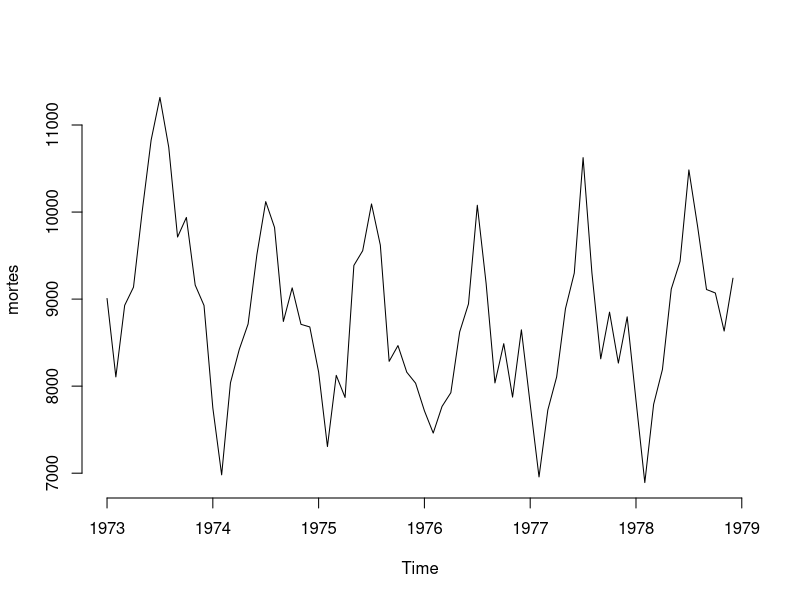
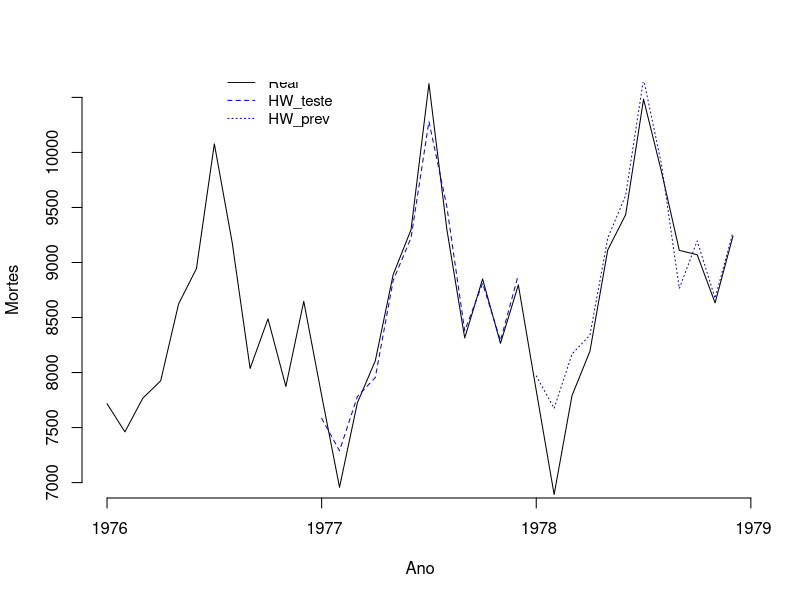
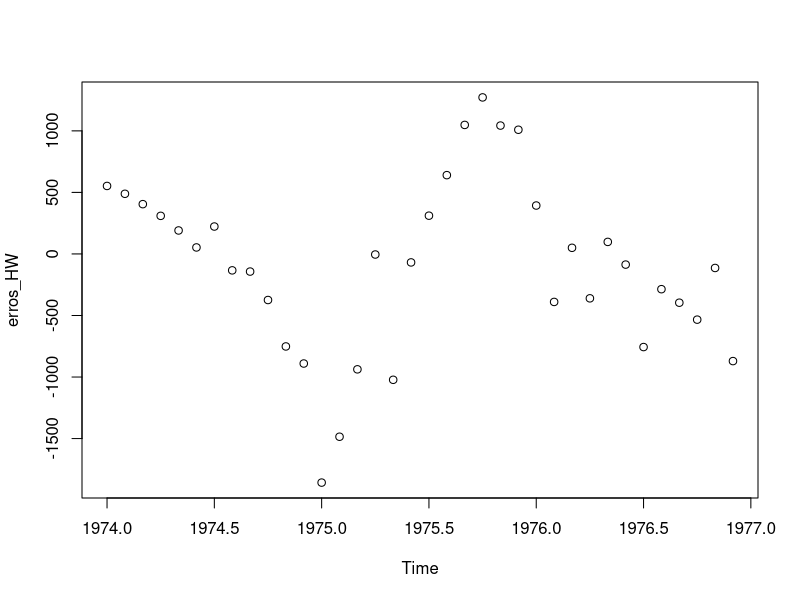
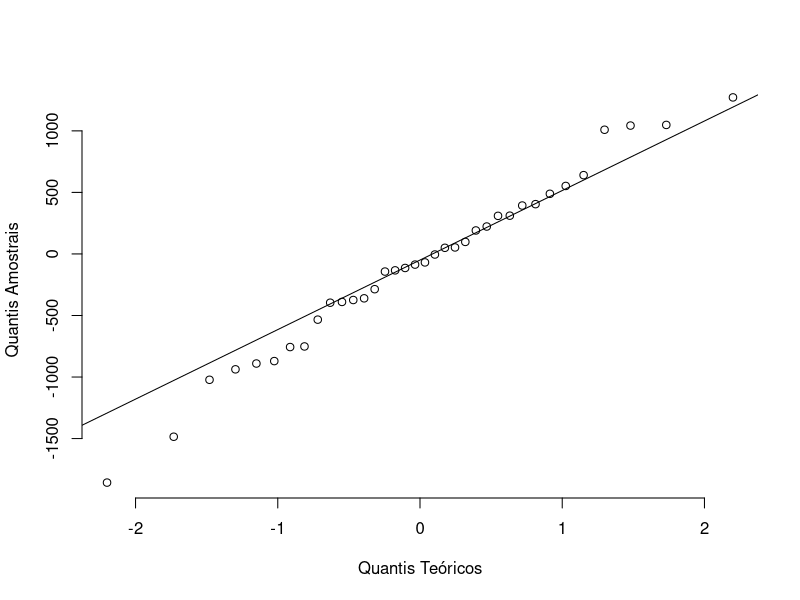
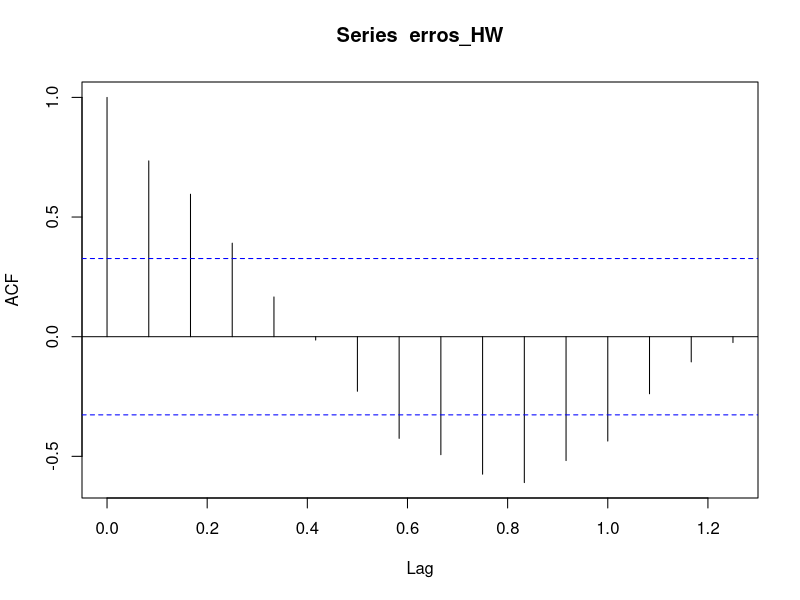
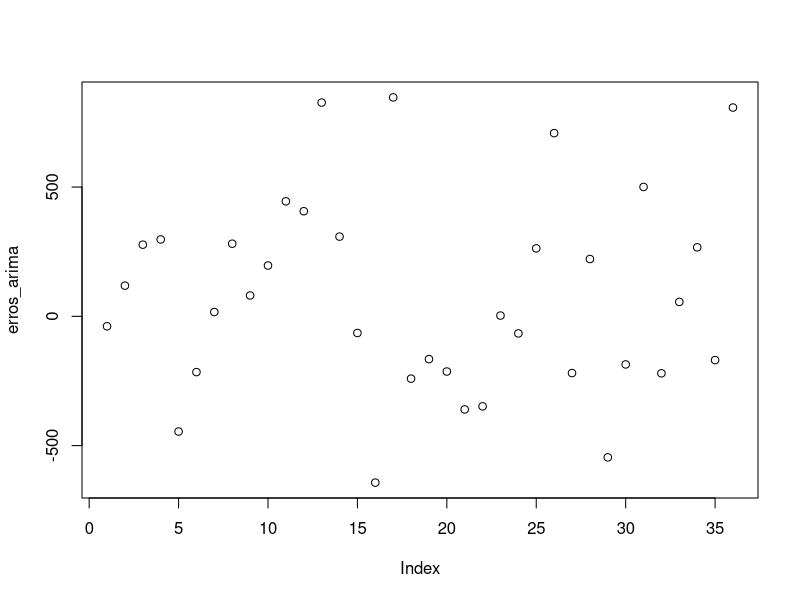
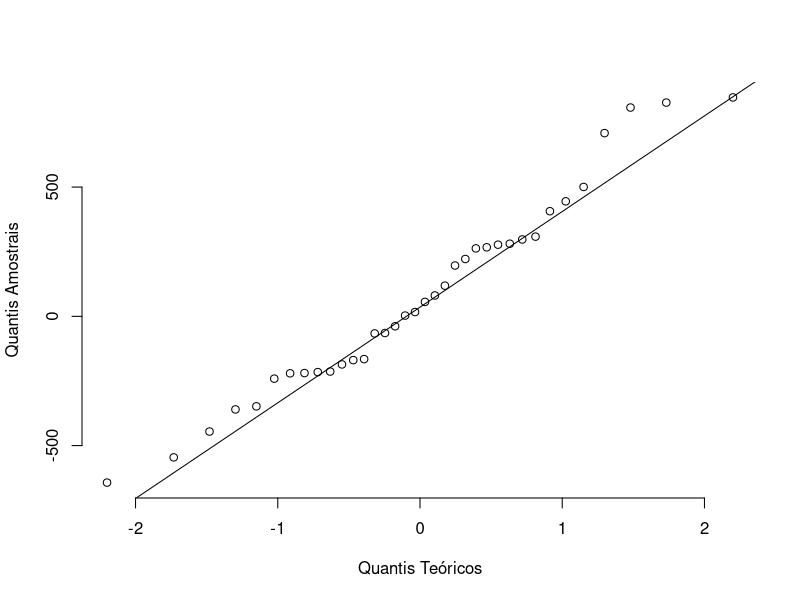
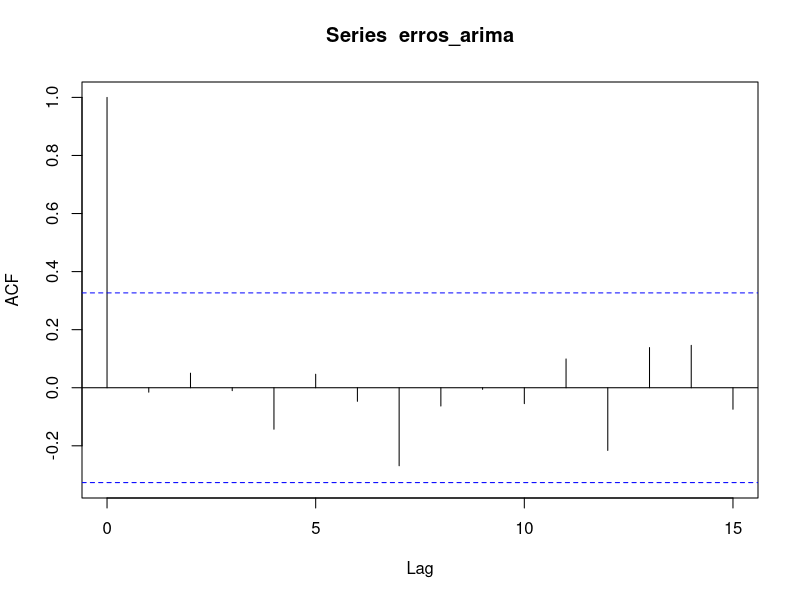

Write the R code that produced these figures, in order.
library(datasets)
library(forecast)
#library(stats)
#library(pastecs)

mortes <- datasets::USAccDeaths
plot.ts(mortes, bty="n")

# Separando dados de teste

mortes_treino <- subset(mortes, end = 48)
mortes_teste <- subset(mortes, start = 49, end = 60)
mortes_prev <- subset(mortes, start = 61)


A <- 0.09
B <- 0.38
C <- 0.82
# seasonal = add

hw_cross <- HoltWinters(mortes_treino, alpha=A, beta=B, gamma=C, seasonal = "add")
EQM_HW <- sum( (predict(hw_cross, 12) - mortes_teste)^2 )/12
EQM_HW

hw_pred <- predict(hw_cross, 24)
subset(hw_pred, start = 13)

EQM_HW_prev <- sum( (subset(hw_pred, start = 13) - mortes_prev)^2 )/12
EQM_HW_prev

EAM_HW_pred <- sum( abs(subset(hw_pred, start = 13) - mortes_prev) )/12
EAM_HW_pred

EQMR_HW_prev <- sqrt(mean((subset(hw_pred, start = 13) - mortes_prev)^2/mortes_prev^2))
EQMR_HW_prev



{
  marks <- c(1976, 1977, 1978, 1979)
  plot.ts(subset(mortes, start=37), ylim=c(7000, 10500),       # Mortes_HW_add.jpeg
          bty="n", ylab = "Mortes", xlab = "Ano", xaxt="n")
  lines(subset(hw_pred, end=12), col="blue", lty=2)
  lines(subset(hw_pred, start=13), col="blue", lty=3)
  legend(x=1976.5,y=10800,cex=0.9,
         c("Real","HW_teste", "HW_prev"), lwd=1, lty=c(1,2,3), col=c("black","blue","blue"), bty="n")
  axis(1,at=marks,labels=formatC(marks, digits = 4))
}



# Intervalo de Confiança

fitted <- hw_cross$fitted[,1]  # anos de 1974 a 1976 (primeiro ano nao ajusta)
original <- subset(mortes_treino, start = 13)

erros_HW <- fitted - original
plot(erros_HW, type="p")          # aparentam ser correlacionados

qqnorm(erros_HW, bty="n", main = "",           # Mortes_HW_qqplot.jpeg
       xlab = "Quantis Teóricos",
       ylab = "Quantis Amostrais")
qqline(erros_HW)        # normalidade relativamente ok

v <- var(erros_HW)

e_1 <- as.vector(subset(erros_HW, start = 2))
e_2 <- as.vector(subset(erros_HW, end = 35))
cor(e_1,e_2)
acf(erros_HW)

# soma de nu_i^2

k <- 1:24
N <- 12

nu_1 <- 1 + (k-1)*A^2 * (1 + k*B + k*(2*k-1)*B^2/6)
nu_2 <- floor(k/N) * ( C^2*(1-A)^2 + A*C*(1-A)*(2 + N*B*(floor(k/N)+1)) )

nu <- nu_1 + nu_2
nu

z <- qnorm(0.975)

interval <- z * sqrt(nu*v)

hw_sup <- hw_pred + interval
hw_inf <- hw_pred - interval



# SARIMA

M <- -0.46
N <- -0.14

arima_cross <- arima(mortes_treino,c(0,1,1),seasonal = list(order = c(1,1,0),period = 12),fixed = c(M,N))
EQM_Arima <- sum( (predict(arima_cross, 12)$pred - mortes_teste)^2 )/12
EQM_Arima

arima_pred <- predict(arima_cross, 24)
subset(arima_pred$pred, start = 13)

EQM_Arima_prev <- sum( (subset(arima_pred$pred, start = 13) - mortes_prev)^2 )/12
EQM_Arima_prev

EAM_Arima_prev <- sum( abs(subset(arima_pred$pred, start = 13) - mortes_prev) )/12
EAM_Arima_prev

EQMR <- mean( sqrt(((subset(arima_pred$pred, start = 13) - mortes_prev)^2))/mortes_prev)
EQMR

ypred_cross = arima_pred$pred
qinf_cross= ypred_cross - qnorm(.975)*arima_pred$se
qsup_cross= ypred_cross + qnorm(.975)*arima_pred$se


erros_arima <- arima_cross$residuals[13:48]# anos de 1974 a 1976 (primeiro ano nao ajusta)
plot(erros_arima, type="p")          # aparentam ser não correlacionados

qqnorm(erros_arima, bty="n", main = "",           # Mortes_SARIMA_qqplot.jpeg
       xlab = "Quantis Teóricos",
       ylab = "Quantis Amostrais")
qqline(erros_arima)        # normalidade relativamente ok

v <- var(erros_arima)

e_1 <- as.vector(erros_arima[2:36])
e_2 <- as.vector(erros_arima[1:35])
cor(e_1,e_2)
acf(erros_arima)



######## Sem intervalo de confiança ##########
{
  marks <- c(1976, 1977, 1978, 1979)
  plot.ts(subset(mortes, start=37), ylim=c(7000, 10500),       # Mortes_Prev.jpeg
          bty="n", ylab = "Mortes", xlab = "Ano", xaxt="n")
  lines(subset(hw_pred, end=12), col="blue", lty=2)
  lines(subset(hw_pred, start=13),col = "blue", lty=3)
  lines(subset(arima_pred$pred,end = 12), col="red", lty=2)
  lines(subset(arima_pred$pred,start = 13), col="red", lty=3)
  legend(x=1976.5,y=10800,cex=0.9,
         c("Real","Holt-Winters", "SARIMA"), lwd=1, lty=1, col=c("black","blue","red"), bty="n")
  axis(1,at=marks,labels=formatC(marks, digits = 4))
}


######## Com intervalo de confiança ##########
{
  marks <- c(1976, 1977, 1978, 1979)
  plot.ts(subset(mortes, start=37), ylim=c(4000, 15000),       #Mortes_IC.jpeg
          bty="n", ylab = "Mortes", xlab = "Ano", xaxt="n")
  lines(hw_pred, col="blue")
  lines(hw_sup, col="blue", lty=3)
  lines(hw_inf, col="blue", lty=3)
  lines(arima_pred$pred, col="red")
  lines(qinf_cross,col='red', lty=3)
  lines(qsup_cross,col='red', lty=3)
  legend("topleft", inset=.05,
         c("Real","Holt-Winters", "SARIMA"), lwd=1, lty=1, col=c("black","blue","red"), bty="n")
  axis(1,at=marks,labels=formatC(marks, digits = 4))
}




